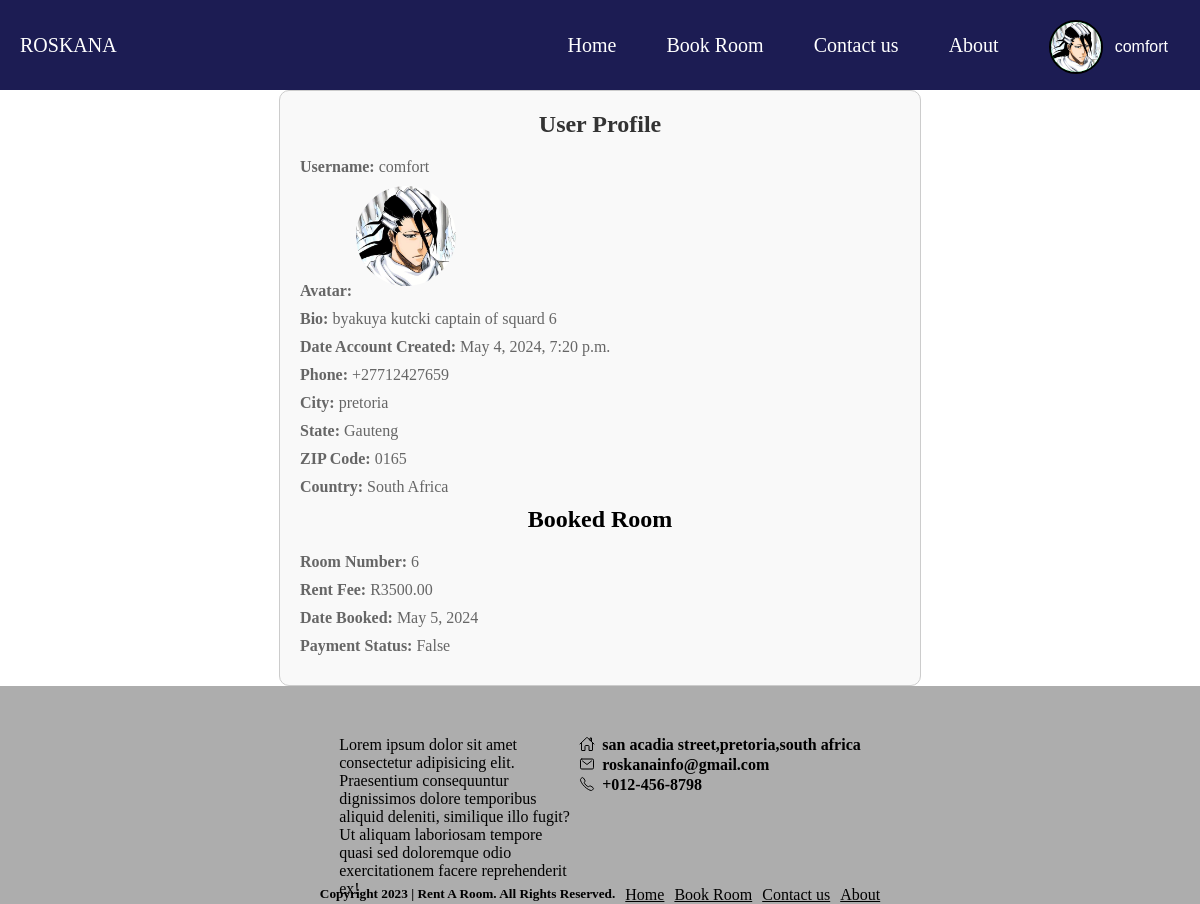
Screenshot of /profile/ (signed in) with the database file from the repository.
### apartmentApp/models.py (models this page shows, shortened)
class Profile(models.Model):
    user = models.OneToOneField(User, on_delete=models.CASCADE)
    avatar = models.ImageField(upload_to='avatars/')
    bio = models.TextField(max_length=500, blank=True)
    date_account_created = models.DateTimeField(auto_now_add=True)
    phone = models.CharField(max_length=20, blank=True)
    city = models.CharField(max_length=100, blank=True)
    state = models.CharField(max_length=100, blank=True)
    zipcode = models.CharField(max_length=20, blank=True)
    country = models.CharField(max_length=100, blank=True)

class Booking(models.Model):
    user = models.OneToOneField(User, on_delete=models.CASCADE)
    room = models.ForeignKey(Room, on_delete=models.CASCADE)
    room_number = models.CharField(max_length=50)
    room_fee = models.DecimalField(max_digits=10, decimal_places=2)
    date_booked = models.DateField(auto_now_add=True)
    payment_status = models.BooleanField(default=False)

### apartmentApp/views.py (the view)
# urls.py: path('profile/',views.profile_view,name='profile'),
@login_required
def profile_view(request):
    try:
        profile = Profile.objects.get(user=request.user)
        booked_room = Booking.objects.filter(user=request.user).first()  # Get the first booked room if any
        return render(request, 'apartmentApp/profile.html', {'profile': profile, 'booked_room': booked_room})
    except Profile.DoesNotExist:
        return redirect('apartName:add_profile')

### templates/apartmentApp/profile.html (shortened to what this page needs)
{% extends 'apartmentApp/base.html' %}
{% block content %}
<div class="cont">
    <h1>User Profile</h1>
    <p><strong>Username:</strong> {{ profile.user.username }}</p>
    <p><strong>Avatar:</strong>
        {% if user.profile.avatar %}
        <img src="{{ user.profile.avatar.url }}" alt="Avatar" style="height: 100px; width: auto;">
        {% else %}
        <span><ion-icon name="person-outline"></ion-icon></span>
        {% endif %}
    </p>
    <p><strong>Bio:</strong> {{ profile.bio }}</p>
    <p><strong>Date Account Created:</strong> {{ profile.date_account_created }}</p>
    <p><strong>Phone:</strong> {{ profile.phone }}</p>
    <p><strong>City:</strong> {{ profile.city }}</p>
    <p><strong>State:</strong> {{ profile.state }}</p>
    <p><strong>ZIP Code:</strong> {{ profile.zipcode }}</p>
    <p><strong>Country:</strong> {{ profile.country }}</p>
    {% if booked_room %}
    <div class="booked-room">
        <h2>Booked Room</h2>
        <p><strong>Room Number:</strong> {{ booked_room.room_number }}</p>
        <p><strong>Rent Fee:</strong> R{{ booked_room.room_fee }}</p>
        <p><strong>Date Booked:</strong> {{ booked_room.date_booked }}</p>
        <p><strong>Payment Status:</strong> {{ booked_room.payment_status }}</p>
    </div>
    {% endif %}
</div>
{% endblock %}

### templates/apartmentApp/base.html (shortened to what this page needs)
<!DOCTYPE html>
{% load static %}
<html lang="en">
<head>
    <link rel="stylesheet"  href="{% static 'css/style.css'%}">
</head>
<body>
    <div class="header">
        <div class="logo">ROSKANA</div>
        <ul class="nav">
            <a href="{% url 'apartName:home' %}">Home</a>
            <a href="#">Book Room</a>
            <a href="#">Contact us</a>
            <a href="#">About</a>
        </ul>
        {% if user.is_authenticated %}
        <div class="user">
                <div class="image">
                    {% if user.profile.avatar %}
                    <img src="{{ user.profile.avatar.url }}" alt="Avatar">
                    {% else %}
                    <span><ion-icon name="person-outline"></ion-icon></span>
                    {% endif %}
                </div>
            </div>
            <div class="dropdown">
                <div class="profile">
                    <button class="dropbtn" onclick="toggleDropdown()">{{ user.username }}</button>
                </div>
            </div>
        {% endif %}
    </div>
    {% block content %}
    {% endblock %}
    <div class="footer">
        <div class="about">
            <p>Lorem ipsum dolor sit amet consectetur adipisicing elit. Praesentium consequuntur dignissimos dolore temporibus aliquid deleniti, similique illo fugit? Ut aliquam laboriosam tempore quasi sed doloremque odio exercitationem facere reprehenderit ex!</p>
        </div>
        <div class="contacts">
            <div class="num1">
                <span><ion-icon name="home-outline"></ion-icon></span>
                <h4>san acadia street,pretoria,south africa</h4>
            </div>
            <div class="num1">
                <span><ion-icon name="mail-outline"></ion-icon></span>
                <h4>roskanainfo@gmail.com</h4>
            </div>
            <div class="num1">
                <span><ion-icon name="call-outline"></ion-icon></span>
                <h4>+012-456-8798</h4>
            </div>
        </div>
    </div>
    <div class="statubar">
        <h5>Copyright 2023 | Rent A Room. All Rights Reserved.</h5>
        <a href="#">Home</a>
        <a href="#">Book Room</a>
        <a href="#">Contact us</a>
        <a href="#">About</a>
    </div>
</body>
</html>

### static/css/style.css (style rules this page uses)
* { padding: 0px; margin: 0px; }
.header { background: rgb(28, 28, 83); height: 50px; padding: 20px; font-size: 20px; color: white; display: flex; }
.user { display: flex; align-content:center; }
.logo { display: flex; align-items: center; }
.nav a { text-decoration: none; margin-right: 50px; color: white; margin-left: auto; }
.nav { margin-left: auto; display: flex; align-items: center; }
.image { border-radius: 50px; width: 50px; height: 50px; border: 2px solid black; display: flex; justify-content: center; align-items: center; background: rgb(6, 190, 70); overflow: hidden; }
.footer { display: flex; padding-bottom: 50px; padding-top: 50px; height: 100px; justify-content: center; background-color:rgba(128, 128, 128, 0.646); }
.about { width: 20%; }
.about p { text-align: start; }
.num1 { display: flex; }
.num1 h4 { margin-left: 7px; }
.statubar { display: flex; justify-content: center; background-color:rgba(128, 128, 128, 0.646); }
.statubar a { text-decoration: underline; margin-left: 10px; display: flex; color:black; }
img { width: 100%; height: 100%; max-width: 100%; max-height: 400px; }
h2 { text-align: center; margin-bottom: 20px; }
h1 { text-align: center; margin-bottom: 20px; }
.dropdown { position: relative; display: inline-block; margin-top: 0px; margin-right: 0px; }
.dropdown .dropbtn { padding: 12px; font-size: 16px; border: none; cursor: pointer; background: transparent; color: white; }
.dropbtn { margin-top: 6px; padding: 10px; font-size: 20px; }
.profile { display: flex; align-items:center; }
.cont { max-width: 600px; margin: 0 auto; padding: 20px; border: 1px solid #ccc; border-radius: 10px; background-color: #f9f9f9; }
.cont h1 { color: #333; font-size: 24px; margin-bottom: 20px; }
.cont p { color: #666; margin-bottom: 10px; }
.cont strong { font-weight: bold; }
.cont img { max-height: 100px; width: auto; border-radius: 50%; margin-bottom: 10px; }

### rows the page displays
Profile: user.username "comfort", bio "byakuya kutcki captain of squard 6", date_account_created "May 4, 2024, 7:20 p.m.", phone "+27712427659", city "pretoria", state "Gauteng", zipcode "0165", country "South Africa"
Booking: room_number "6", room_fee "3500.00", date_booked "May 5, 2024", payment_status "False"

### other values shown
{{ user.username }} "comfort"
